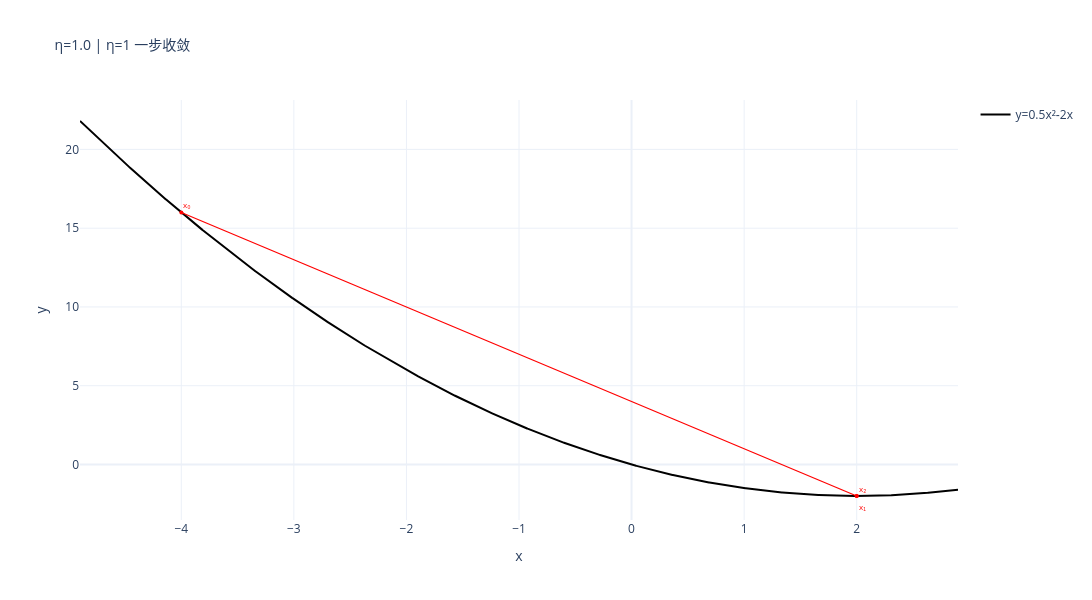

Notebook code for this chart:
### Markdown cell above
#### 1.2.2 实验2：一步收敛（η = 1.0）

当步长$\eta = 1$ 时，误差递推因子 $|1 - \eta| = 0$，误差**一步归零**。

根据更新公式 $x_{k+1} = (1 - \eta)x_k + 2\eta$，代入 $\eta = 1$ 得 $x_{k+1} = 2$。无论初始点 $x_0$ 取何值，$x_1 = 2 = x^*$ 必然成立。

这是**理论上的最优步长**——在凸二次函数上，一步直达全局最优解。

> **限制条件**：这种"一步收敛"性质只对特定的凸二次函数成立。在更复杂的非凸地形中，$\eta = 1$ 通常会导致震荡或发散。

### Code cell
# 实验2：η = 1.0，一步收敛
x0 = -4.0
eta = 1.0
xs, ys = run_gd(x0, eta, max_iter=30)
plot_gd_single(xs, ys, eta, "η=1.0 | η=1 一步收敛")

### Figure 1 — Plotly figure (JSON) as saved in the notebook; plotly's stock layout.template omitted (floating-point values rounded to 4 significant figures; data arrays with more than 128 entries replaced by an {"elided": "..."} marker saying what was removed)
{"data": [{"line": {"color": "black", "width": 2}, "mode": "lines", "name": "y=0.5x²‑2x", "type": "scatter", "x": {"elided": "2000 float values"}, "y": {"elided": "2000 float values"}}, {"line": {"color": "red", "width": 1.2}, "mode": "lines", "showlegend": false, "type": "scatter", "x": [-4, 2], "y": [16, -2]}, {"line": {"color": "red", "width": 1.2}, "mode": "lines", "showlegend": false, "type": "scatter", "x": [2, 2], "y": [-2, -2]}, {"marker": {"color": "red", "size": 4}, "mode": "markers", "showlegend": false, "type": "scatter", "x": [-4.0, 2.0, 2.0], "y": [16.0, -2.0, -2.0]}], "layout": {"annotations": [{"font": {"color": "red", "size": 8}, "showarrow": false, "text": "x₀", "x": -4, "xanchor": "left", "y": 16, "yshift": 8}, {"font": {"color": "red", "size": 8}, "showarrow": false, "text": "x₁", "x": 2, "xanchor": "left", "y": -2, "yshift": -10}, {"font": {"color": "red", "size": 8}, "showarrow": false, "text": "x₂", "x": 2, "xanchor": "left", "y": -2, "yshift": 8}], "height": 600, "hovermode": "x unified", "title": {"font": {"size": 14}, "text": "η=1.0 | η=1 一步收敛"}, "width": 1100, "xaxis": {"title": {"text": "x"}}, "yaxis": {"title": {"text": "y"}}}}
